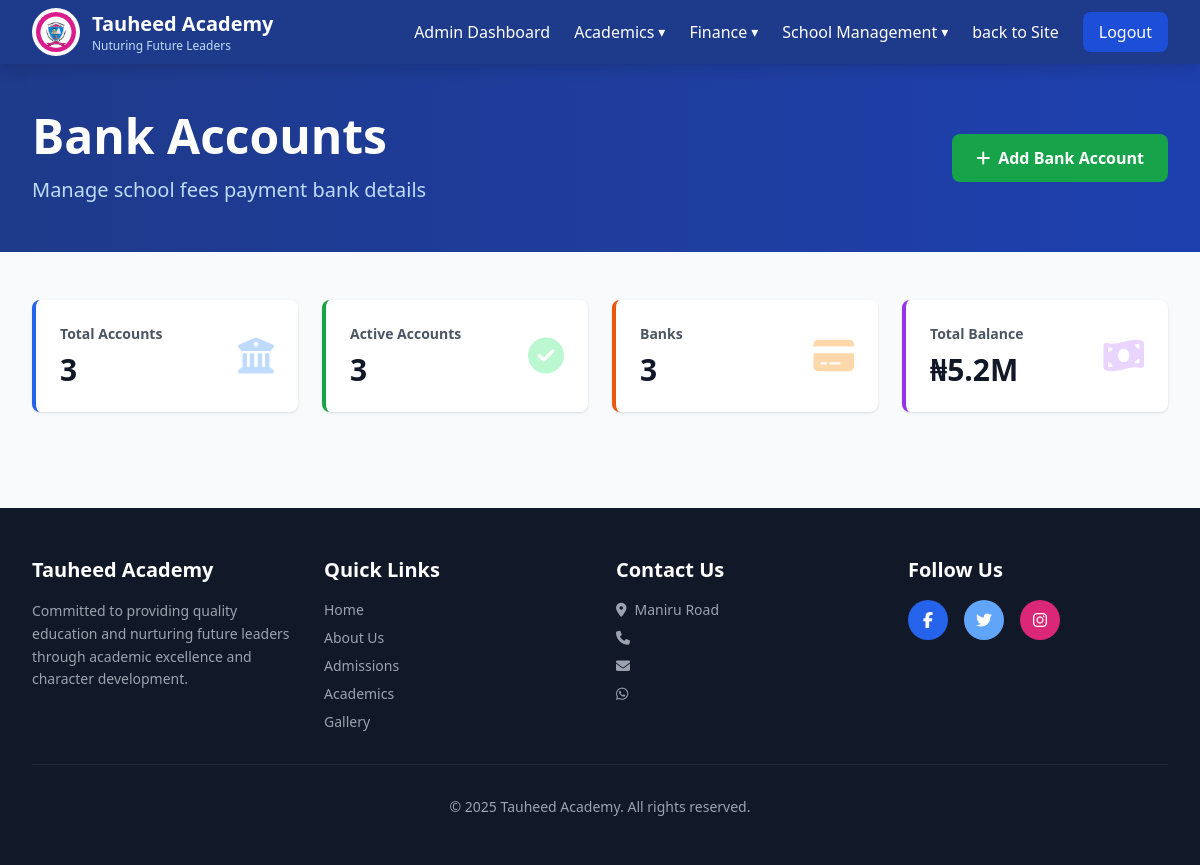
The app's page /pages/admin/fees/bank-accounts.php, older data.
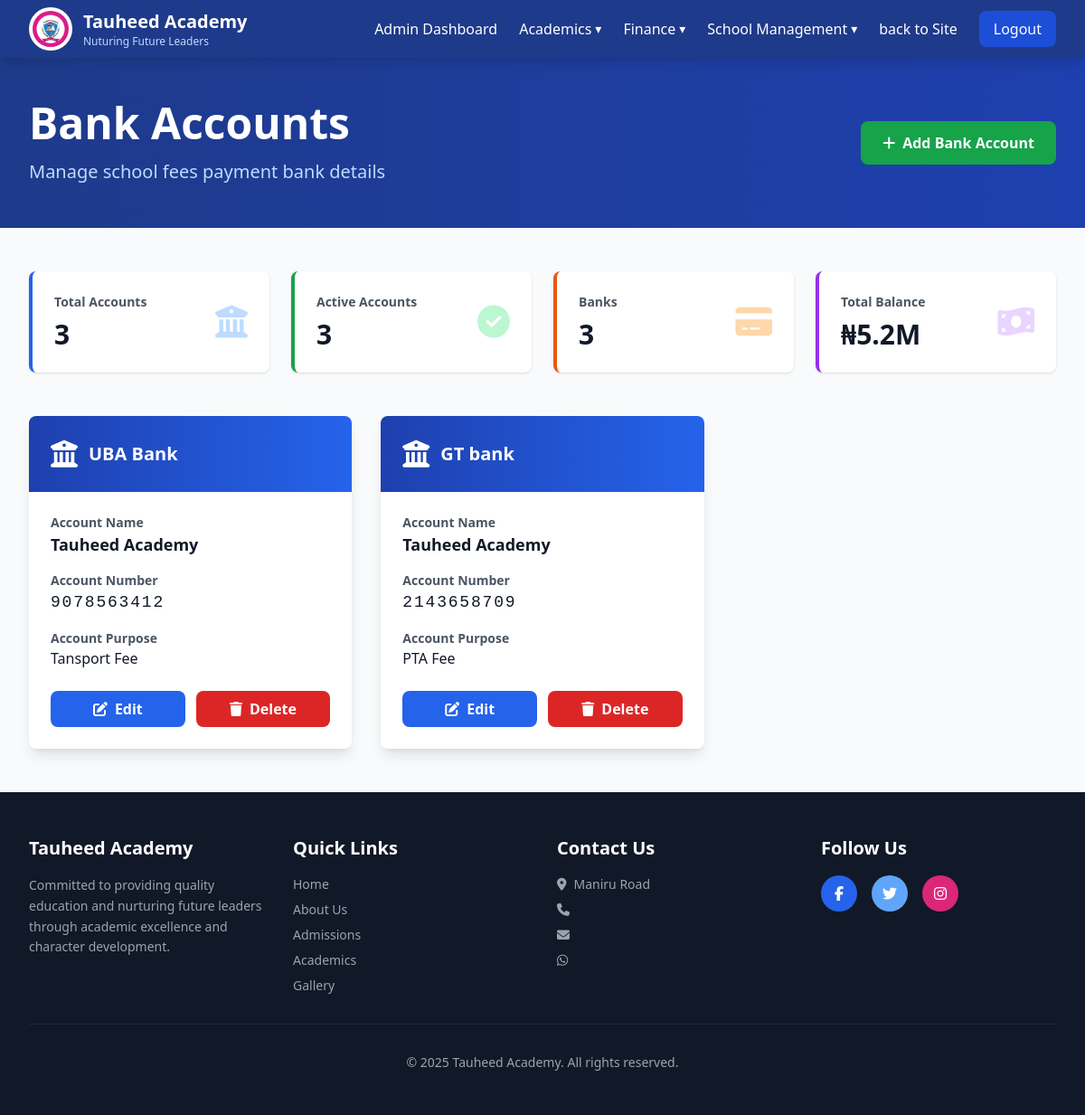
The same page, newer data.
### tables this page shows
CREATE TABLE `schools` (
  `id` int(11) NOT NULL,
  `name` varchar(150) NOT NULL,
  `motto` varchar(255) DEFAULT NULL,
  `address` varchar(255) DEFAULT NULL,
  `phone` varchar(20) DEFAULT NULL,
  `email` varchar(100) DEFAULT NULL,
  `whatsapp_number` varchar(20) DEFAULT NULL,
  `facebook` varchar(255) DEFAULT NULL,
  `twitter` varchar(255) DEFAULT NULL,
  `instagram` varchar(255) DEFAULT NULL,
  `logo_path` varchar(255) DEFAULT NULL,
  `created_at` timestamp NOT NULL DEFAULT current_timestamp(),
  `updated_at` timestamp NOT NULL DEFAULT current_timestamp() ON UPDATE current_timestamp()
);

CREATE TABLE `bank_accounts` (
  `id` int(11) NOT NULL,
  `bank_name` varchar(255) DEFAULT NULL,
  `account_name` varchar(255) DEFAULT NULL,
  `account_number` varchar(34) DEFAULT NULL,
  `purpose` varchar(255) DEFAULT NULL,
  `created_at` timestamp NOT NULL DEFAULT current_timestamp(),
  `updated_at` timestamp NOT NULL DEFAULT current_timestamp() ON UPDATE current_timestamp()
);

### routes/functions.php (called while the page is built, shortened)
<?php
include(__DIR__ .  '/./web.php');
function route($name)
{
    global $routes;
    if (isset($routes[$name])) {
        return $routes[$name]['url'];
    }
    return '/tauheed-academy-project/';
}
function asset($path)
{
    return "/tauheed-academy-project/static/" . $path;
}

### routes/web.php (called while the page is built, shortened)
<?php
$baseUrl = BASE_URL;

### pages/admin/fees/bank-accounts.php (the view, shortened to what this page needs)
<?php
include(__DIR__ . '/../../../includes/header.php');
$stmt = $conn->prepare("SELECT * FROM bank_accounts");
$stmt->execute();
$accounts = $stmt->get_result()->fetch_all(MYSQLI_ASSOC);
?>
<body class="bg-gray-50">
    <?php include(__DIR__ . "/../includes/admins-section-nav.php") ?>
    <section class="bg-gradient-to-r from-blue-900 to-blue-800 text-white py-12">
        <div class="max-w-7xl mx-auto px-4 sm:px-6 lg:px-8">
            <div class="flex items-center justify-between">
                <div>
                    <h1 class="text-4xl md:text-5xl font-bold mb-4">Bank Accounts</h1>
                    <p class="text-xl text-blue-200">Manage school fees payment bank details</p>
                </div>
                <a href="<?= route('add-bank-account') ?>" class="bg-green-600 hover:bg-green-700 text-white px-6 py-3 rounded-lg font-semibold flex items-center gap-2 transition">
                    <i class="fas fa-plus"></i>Add Bank Account
                </a>
            </div>
        </div>
    </section>
    <section class="py-12 bg-gray-50">
        <div class="max-w-7xl mx-auto px-4 sm:px-6 lg:px-8">
            <div class="grid grid-cols-1 md:grid-cols-4 gap-6 mb-12">
                <div class="bg-white rounded-lg shadow p-6 border-l-4 border-blue-600">
                    <div class="flex items-center justify-between">
                        <div>
                            <p class="text-gray-600 text-sm font-semibold">Total Accounts</p>
                            <p class="text-3xl font-bold text-gray-900 mt-2">3</p>
                        </div>
                        <i class="fas fa-university text-4xl text-blue-200"></i>
                    </div>
                </div>
                <div class="bg-white rounded-lg shadow p-6 border-l-4 border-green-600">
                    <div class="flex items-center justify-between">
                        <div>
                            <p class="text-gray-600 text-sm font-semibold">Active Accounts</p>
                            <p class="text-3xl font-bold text-gray-900 mt-2">3</p>
                        </div>
                        <i class="fas fa-check-circle text-4xl text-green-200"></i>
                    </div>
                </div>
                <div class="bg-white rounded-lg shadow p-6 border-l-4 border-orange-600">
                    <div class="flex items-center justify-between">
                        <div>
                            <p class="text-gray-600 text-sm font-semibold">Banks</p>
                            <p class="text-3xl font-bold text-gray-900 mt-2">3</p>
                        </div>
                        <i class="fas fa-credit-card text-4xl text-orange-200"></i>
                    </div>
                </div>
                <div class="bg-white rounded-lg shadow p-6 border-l-4 border-purple-600">
                    <div class="flex items-center justify-between">
                        <div>
                            <p class="text-gray-600 text-sm font-semibold">Total Balance</p>
                            <p class="text-3xl font-bold text-gray-900 mt-2">₦5.2M</p>
                        </div>
                        <i class="fas fa-money-bill-wave text-4xl text-purple-200"></i>
                    </div>
                </div>
            </div>
            <div class="grid grid-cols-1 md:grid-cols-2 lg:grid-cols-3 gap-8">
                <?php foreach ($accounts as $account): ?>
                    <div class="bg-white rounded-lg shadow-lg hover:shadow-2xl transition">
                        <div class="bg-gradient-to-r from-blue-800 to-blue-600 p-6 rounded-t-lg">
                            <div class="flex items-center justify-between">
                                <div class="flex items-center gap-3">
                                    <i class="fas fa-university text-white text-3xl"></i>
                                    <div>
                                        <h3 class="text-xl font-bold text-white"><?= $account['bank_name'] ?></h3>
                                    </div>
                                </div>
                            </div>
                        </div>
                        <div class="p-6">
                            <div class="space-y-4 mb-6">
                                <div>
                                    <p class="text-gray-600 text-sm font-semibold">Account Name</p>
                                    <p class="text-gray-900 font-bold text-lg"><?= $account['account_name'] ?></p>
                                </div>
                                <div>
                                    <p class="text-gray-600 text-sm font-semibold">Account Number</p>
                                    <p class="text-gray-900 font-mono text-lg tracking-widest"><?= $account['account_number'] ?></p>
                                </div>
                                <div>
                                    <p class="text-gray-600 text-sm font-semibold">Account Purpose</p>
                                    <p class="text-gray-900"><?= $account['purpose'] ?></p>
                                </div>
                            </div>
                            <div class="flex gap-3">
                                <a href="<?= route('update-bank-account') ?>?id=<?= $account['id'] ?>" class="flex-1 bg-blue-600 hover:bg-blue-700 text-white py-2 rounded-lg font-semibold transition flex items-center justify-center gap-2">
                                    <i class="fas fa-edit"></i>Edit
                                </a>
                                <a href="" class="flex-1 bg-red-600 hover:bg-red-700 text-white py-2 rounded-lg font-semibold transition flex items-center justify-center gap-2">
                                    <i class="fas fa-trash"></i>Delete
                                </a>
                            </div>
                        </div>
                    </div>
                <?php endforeach ?>
            </div>
        </div>
    </section>
    <?php include(__DIR__ . "/../../../includes/footer.php"); ?>
</body>
</html>

### includes/header.php (shortened to what this page needs)
<?php
include(__DIR__ .  '/../routes/functions.php');
$stmt = $conn->prepare('SELECT * FROM schools ORDER BY created_at ASC LIMIT 1');
$stmt->execute();
$result = $stmt->get_result();
$school = $result->fetch_assoc();
?>
<!DOCTYPE html>
<html lang="en">
<head>
    <script src="https://cdn.tailwindcss.com"></script>
    <link rel="stylesheet" href="https://cdnjs.cloudflare.com/ajax/libs/font-awesome/6.5.1/css/all.min.css">
    <link href="https://cdn.jsdelivr.net/npm/tom-select/dist/css/tom-select.css" rel="stylesheet">
</head>

### pages/admin/includes/admins-section-nav.php (shortened to what this page needs)
<nav class="bg-blue-900 text-white sticky top-0 z-50 shadow-lg">
    <div class="max-w-7xl mx-auto px-4 sm:px-6 lg:px-8">
        <div class="flex justify-between items-center h-16">
            <div class="flex items-center gap-3">
                <img src="<?= asset('images/logo.png') ?>" alt="School Logo" class="h-12 w-12 rounded-full bg-white p-1">
                <div>
                    <h1 class="text-xl font-bold"><?= $school['name'] ?? 'Tauheed Academy' ?></h1>
                    <p class="text-xs text-blue-200"><?= $school['motto']; ?></p>
                </div>
            </div>
            <div class="hidden md:flex items-center gap-6">
                <a href="<?= route('admin-section'); ?>" class="hover:text-blue-300 transition">Admin Dashboard</a>
                <div class="relative group">
                    <div class="hover:text-blue-300 transition flex items-center gap-1">
                        Academics
                        <span class="text-sm">▾</span>
                    </div>
                </div>
                <div class="relative group">
                    <div class="hover:text-blue-300 transition flex items-center gap-1">
                        Finance
                        <span class="text-sm">▾</span>
                    </div>
                </div>
                <div class="relative group">
                    <div class="hover:text-blue-300 transition flex items-center gap-1">
                        School Management
                        <span class="text-sm">▾</span>
                    </div>
                </div>
                <a href="<?= route('home') ?>" class="hover:text-blue-300 transition">back to Site</a>
                <a href="<?= route('logout') ?>"> <button class="bg-blue-700 hover:bg-blue-800 px-4 py-2 rounded-lg transition">Logout</button></a>
            </div>
        </div>
    </div>
</nav>

### includes/footer.php (shortened to what this page needs)
<footer class="bg-gray-900 text-white py-12">
    <div class="max-w-7xl mx-auto px-4 sm:px-6 lg:px-8">
        <div class="grid grid-cols-1 md:grid-cols-4 gap-8">
            <div>
                <h3 class="text-xl font-bold mb-4"><?= $school['name'] ?? 'Tauheed Academy' ?></h3>
                <p class="text-gray-400 text-sm leading-relaxed">
                    Committed to providing quality education and nurturing future leaders through academic excellence and character development.
                </p>
            </div>
            <div>
                <h3 class="text-xl font-bold mb-4">Quick Links</h3>
                <ul class="space-y-2 text-sm">
                    <li><a href="<?= route('home') ?>" class="text-gray-400 hover:text-white transition">Home</a></li>
                    <li><a href="pages/about.html" class="text-gray-400 hover:text-white transition">About Us</a></li>
                    <li><a href="pages/admissions.html" class="text-gray-400 hover:text-white transition">Admissions</a></li>
                    <li><a href="pages/academics.html" class="text-gray-400 hover:text-white transition">Academics</a></li>
                    <li><a href="pages/gallery.html" class="text-gray-400 hover:text-white transition">Gallery</a></li>
                </ul>
            </div>
            <div>
                <h3 class="text-xl font-bold mb-4">Contact Us</h3>
                <ul class="space-y-2 text-sm text-gray-400">
                    <li><i class="fas fa-map-marker-alt mr-2"></i><?= $school['address'] ?? '' ?></li>
                    <li><i class="fas fa-phone mr-2"></i><?= $school['phone'] ?? '' ?></li>
                    <li><i class="fas fa-envelope mr-2"></i><?= $school['email'] ?? '' ?></li>
                    <li><i class="fab fa-whatsapp mr-2"></i><?= $school['whatsapp_number'] ?? '' ?></li>
                </ul>
            </div>
            <div>
                <h3 class="text-xl font-bold mb-4">Follow Us</h3>
                <div class="flex gap-4">
                    <a href="<?= $school['facebook'] ?? '#' ?>" class="bg-blue-600 hover:bg-blue-700 w-10 h-10 rounded-full flex items-center justify-center transition">
                        <i class="fab fa-facebook-f"></i>
                    </a>
                    <a href="<?= $school['twitter'] ?? '#' ?>" class="bg-blue-400 hover:bg-blue-500 w-10 h-10 rounded-full flex items-center justify-center transition">
                        <i class="fab fa-twitter"></i>
                    </a>
                    <a href="<?= $school['instagram'] ?? '#' ?>" class="bg-pink-600 hover:bg-pink-700 w-10 h-10 rounded-full flex items-center justify-center transition">
                        <i class="fab fa-instagram"></i>
                    </a>
                </div>
            </div>
        </div>
        <div class="border-t border-gray-800 mt-8 pt-8 text-center text-gray-400 text-sm">
            <p>&copy; 2025 <?= $school['name'] ?? 'Tauheed Academy' ?>. All rights reserved.</p>
        </div>
    </div>
</footer>

Row changes from the older to the newer data that the page shows:
added bank_accounts: bank_name "UBA Bank", account_name "Tauheed Academy", account_number "9078563412", purpose "Tansport Fee"
added bank_accounts: bank_name "GT bank", account_name "Tauheed Academy", account_number "2143658709", purpose "PTA Fee"
